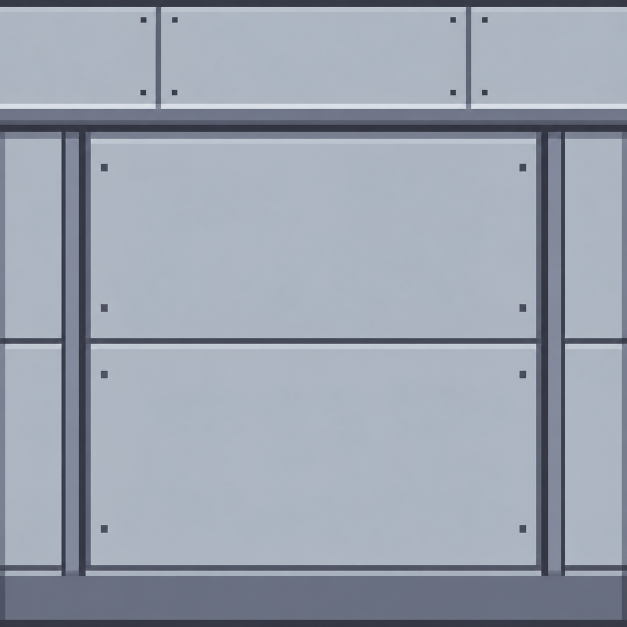
#> input picture Tools/ArtSources/TopRowNorthWalls/Source/cap_raw.png, 1254 x 1254 px (shown at 1/2 size)
$ python revise_cap.py
#> lines starting #> are read from the running program, lines starting #| are printed output that depends on the picture
from PIL import Image,ImageDraw
from pathlib import Path
import json,shutil,zipfile
p=Path(__file__).parent;r=p.parents[2]/'work/Reviews/TopRowNorthWalls'
old=p/'PreviousTrimVersion';old.mkdir(exist_ok=True)
for f in [p/'north_wall_atlas.png',p/'manifest.json',p/'north_walls.zip']:
 if not (old/f.name).exists():shutil.copy2(f,old/f.name)
raw=Image.open(p/'Source/cap_raw.png').convert('RGBA')
# Integer 32:1 sampling of generated horizontal upper surface.
cap=raw.crop((115,0,1139,256)).resize((32,8),Image.Resampling.NEAREST)
# Preserve the raw rear boundary and the shadow immediately beneath its front lip.
cap.paste(raw.crop((115,0,1139,1)).resize((32,1),Image.Resampling.NEAREST),(0,0))
cap.paste(raw.crop((115,256,1139,257)).resize((32,1),Image.Resampling.NEAREST),(0,7))
# Preserve thin source joints that fall between the reduction samples.
for sx,dx in [(316,6),(937,26)]:
 joint=raw.crop((sx,32,sx+1,224)).resize((1,6),Image.Resampling.NEAREST)
 cap.paste(joint,(dx,1))
cap.save(p/'Source/top_surface_32x8.png')
atlas=Image.open(old/'north_wall_atlas.png').convert('RGBA')
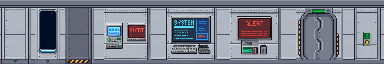
#> input picture Tools/ArtSources/TopRowNorthWalls/PreviousTrimVersion/north_wall_atlas.png, 384 x 64 px
#> atlas is the input picture: PIL image 384x64 RGBA; mean R, G, B, A 125.7, 131.1, 143.2, 255
for x in range(0,384,32):atlas.paste(cap,(x,0))
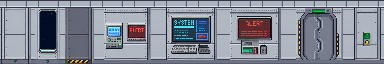
#> atlas: PIL image 384x64 RGBA; mean R, G, B, A 131.5, 137.2, 148.9, 255
assert atlas.crop((0,8,384,64)).tobytes()==Image.open(old/'north_wall_atlas.png').convert('RGBA').crop((0,8,384,64)).tobytes()
atlas.save(p/'north_wall_atlas.png')
#> (the run stopped early here; a loop or call above may not have finished)
